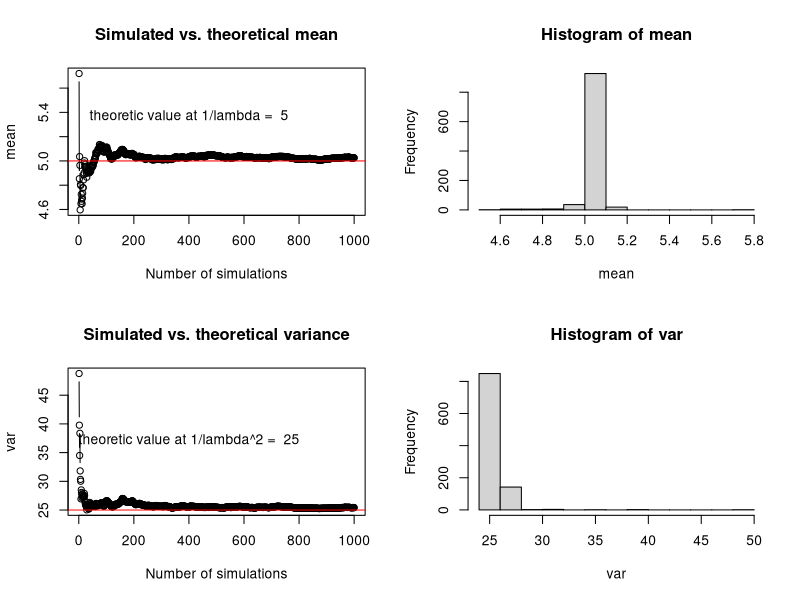
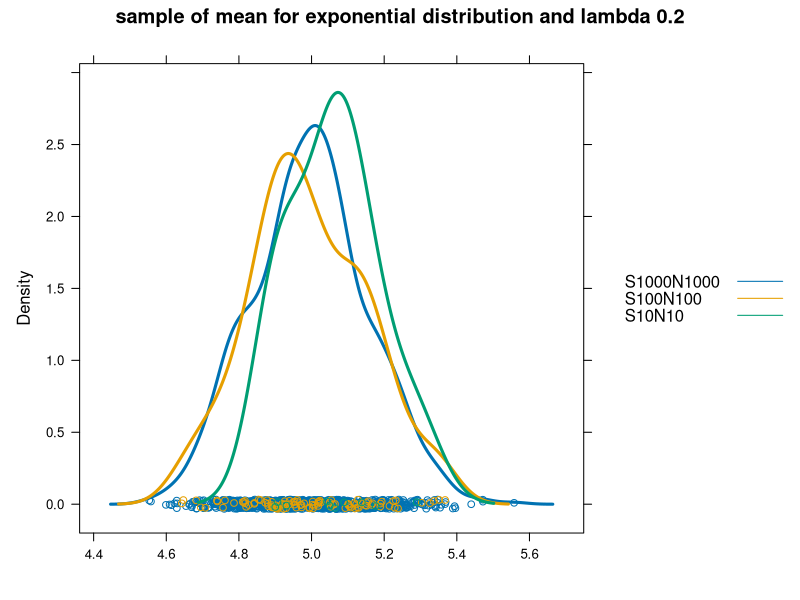
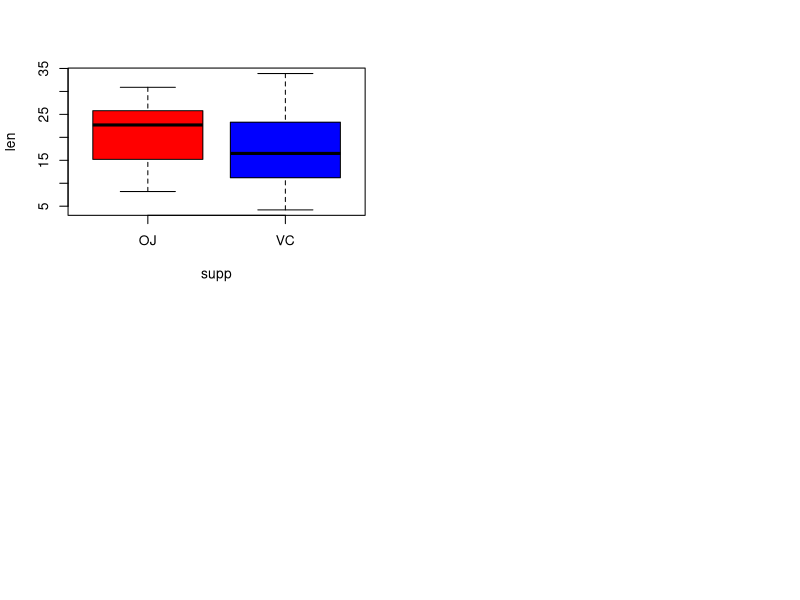

The R script that drew these images, in order:
## ---- chunk 1
set.seed(111)
rate <- 0.2
n    <- 40
s    <- 1000
X = matrix(rexp(n*s, rate=rate), length(rexp(n)),s)
mean <- cumsum(colMeans(X)) /(1:s)
var <- cumsum(apply(X,2,sd)^2)/(1:s)
par(mfrow=c(2,2))
plot(mean, type="b", main="Simulated vs. theoretical mean", xlab="Number of simulations")
abline(1/rate,0, col="red")
text(400,0.5*(max(mean)+mean(mean)), paste("theoretic value at 1/lambda = ", 1/rate))
hist(mean)
plot(var, type="b", main="Simulated vs. theoretical variance", xlab="Number of simulations")
abline(1/rate^2,0 ,col="red")
text(400,0.5*(max(var)+mean(var)), paste("theoretic value at 1/lambda^2 = ", 1/rate^2))
hist(var)

## ---- chunk 2
set.seed(111)
n <-10
s<-10
rate <-0.2

X = matrix(rexp(n*s, rate=rate), length(rexp(n)),s)

sim10 <- as.data.frame(colMeans(X))
sim10$type <- "S10N10"
n <-100;s=100
X = matrix(rexp(n*s, rate=rate), length(rexp(n)),s)
sim100 <- as.data.frame(colMeans(X))
sim100$type <- "S100N100"
n <-1000;s=1000
X = matrix(rexp(n*s, rate=rate), length(rexp(n)),s)
sim1000 <- as.data.frame(colMeans(X))
sim1000$type <- "S1000N1000"

sim_total <- rbind(sim10,sim100,sim1000)

require(lattice)
densityplot(~colMeans(X), groups=factor(type), data=sim_total, auto.key=TRUE, main="sample of mean for exponential distribution and lambda 0.2", xlab="", lwd=3)

shapiro.test(sim1000$'colMeans(X)')

## ---- chunk 3
data(ToothGrowth)
aggregate(ToothGrowth$len, by=list(supp=ToothGrowth$supp), mean)
boxplot(len~supp, data=ToothGrowth, col=c("red","blue"))

t.test(len~supp, data=ToothGrowth, var.equal=FALSE)
t.test(len~supp, data=ToothGrowth, var.equal=FALSE)$conf

